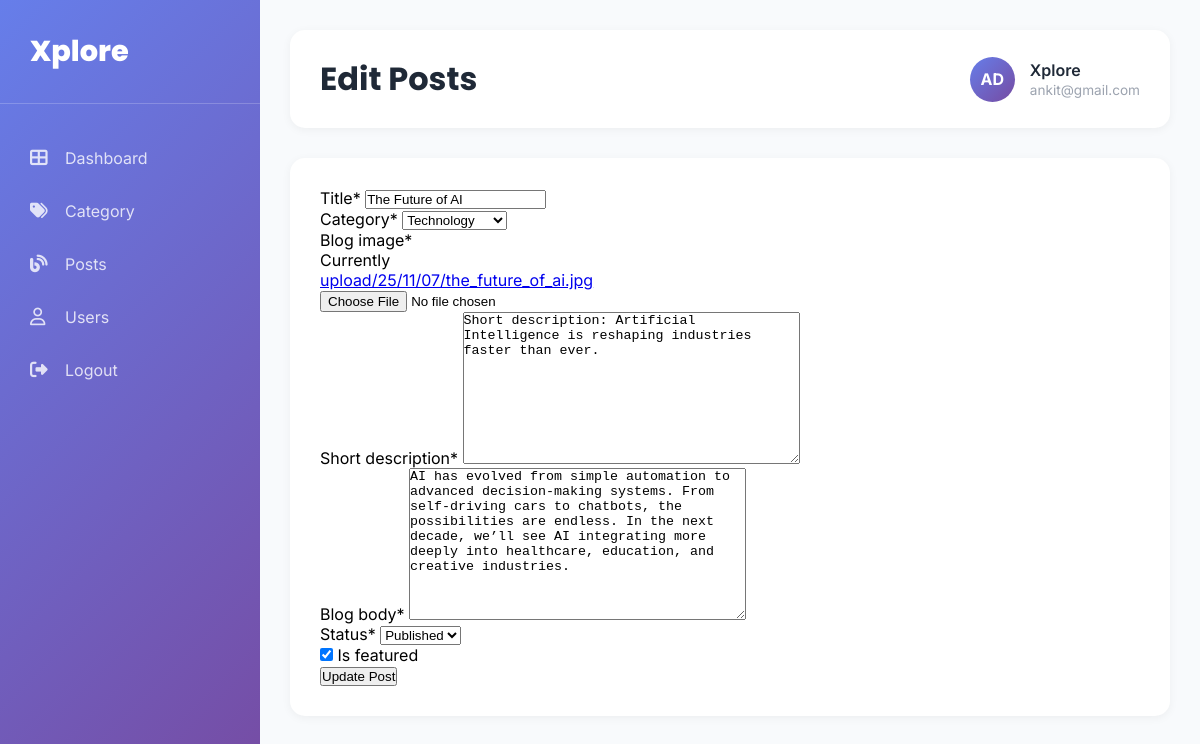
/dashboard/edit_post/15 (signed in), run on the app's committed database.
### blog/models.py (models this page shows, shortened)
class Blog(models.Model):
    title = models.CharField(max_length=100, unique=True)
    slug = models.SlugField(unique=True, blank=True)
    category = models.ForeignKey(Category, on_delete=models.CASCADE)
    author = models.ForeignKey(User, on_delete=models.CASCADE)
    blog_image = models.ImageField(upload_to="upload/%y/%m/%d")
    short_description = models.TextField(max_length=200)
    blog_body = models.TextField(max_length=300000)
    status = models.CharField(choices=STATUS_CHOICE, default="draft")
    is_featured = models.BooleanField(default=False)
    create_at = models.DateTimeField(auto_now_add=True)
    update_at = models.DateTimeField(auto_now_add=True)
    class Meta:
        verbose_name_plural = "Blogs"

### dashboard/views.py (the view)
# urls.py: path("edit_post/<int:pk>", views.edit_post, name="edit_post"),
@login_required(login_url="login")
def edit_post(request, pk):
    post = get_object_or_404(Blog, pk=pk)
    if request.method == "POST":
        form = BlogPostForm(request.POST, request.FILES, instance=post)
        if form.is_valid():
            form.save()
            return redirect("das_post")  # ya jahan redirect karna ho
    else:
        form = BlogPostForm(instance=post)
    return render(request, "dashboard/edit_post.html", {"form": form})

### dashboard/forms.py
class BlogPostForm(forms.ModelForm):
    class Meta:
        model = Blog
        fields = [
            "title",
            "category",
            "blog_image",
            "short_description",
            "blog_body",
            "status",
            "is_featured",
        ]

### blog/context_processors.py (called while the page is built)
def get_categories(request):
    categories = Category.objects.all()
    return dict(categories=categories)

### blog/models.py (called while the page is built)
    def __str__(self):
        return self.category_name

### website/context_processors.py (called while the page is built)
def common_data(request):
    return {
        "header_key": Header.objects.first(),
        "nav_key": NavLink.objects.all(),
        "brand": FooterBrand.objects.first(),
        "sections": FooterSection.objects.prefetch_related("links").all(),
    }

### dashboard/templates/dashboard/edit_post.html (shortened to what this page needs)
{% extends 'dashboard/das_base.html' %}
{% block page_title %}Edit Posts {% endblock %}
{% block content %}
{% load crispy_forms_tags %}
<div class="admin-content-box">
<form method="POST" enctype="multipart/form-data">
    {{ form|crispy }}
    <button type="submit" class="btn btn-success">Update Post</button>
  </form>
</div>
{% endblock %}

### dashboard/templates/dashboard/das_base.html (shortened to what this page needs)
<!DOCTYPE html>
<html lang="en">
<head>
    <link rel="stylesheet" href="https://cdnjs.cloudflare.com/ajax/libs/font-awesome/6.4.0/css/all.min.css">
</head>
<body>
    <div class="admin-dashboard-wrapper">
        {% include 'dashboard/includes/das_sidebar.html' %}
        <main class="admin-main-content">
            <div class="admin-page-header">
                <h1>{% block page_title %}Dashboard{% endblock %}</h1>
                <div class="admin-user-info">
                    <div class="admin-user-avatar">AD</div>
                    <div class="admin-user-details">
                        <h3>{{ request.user.username|default:"Admin User" }}</h3>
                        <p>{{ request.user.email|default:"admin@xplore.com" }}</p>
                    </div>
                </div>
            </div>
            {% block content %}{% endblock %}
        </main>
    </div>
</body>
</html>

### dashboard/templates/dashboard/das_base.html (style rules this page uses)
* { margin: 0; padding: 0; box-sizing: border-box; }
body { font-family: 'Inter', sans-serif; background: #f8fafc; }
.admin-dashboard-wrapper { display: flex; min-height: 100vh; }
.admin-main-content { flex: 1; margin-left: 260px; padding: 30px; }
.admin-page-header { background: white; padding: 25px 30px; border-radius: 15px; box-shadow: 0 2px 10px rgba(0,0,0,0.05); margin-bottom: 30px; display: flex; justify-content: space-between; align-items: center; }
.admin-page-header h1 { font-family: 'Poppins', sans-serif; font-size: 2rem; font-weight: 700; color: #1f2937; margin: 0; }
.admin-user-info { display: flex; align-items: center; gap: 15px; }
.admin-user-avatar { width: 45px; height: 45px; border-radius: 50%; background: linear-gradient(135deg, #667eea 0%, #764ba2 100%); display: flex; align-items: center; justify-content: center; color: white; font-weight: 700; }
.admin-user-details h3 { font-size: 1rem; font-weight: 600; color: #1f2937; margin: 0 0 2px 0; }
.admin-user-details p { font-size: 0.85rem; color: #9ca3af; margin: 0; }
.admin-content-box { background: white; padding: 30px; border-radius: 15px; box-shadow: 0 2px 10px rgba(0,0,0,0.05); }

### data on the page
Blog: title "The Future of AI", category "Technology", short_description "Short description: Artificial Intelligence is reshaping industries faster than ever.", blog_body "AI has evolved from simple automation to advanced decision-making systems. From self-driving cars to chatbots, the possibilities are endless. In the next decade, we’ll see AI integrating more deeply into healthcare, education, and creative industries.", status "Published", is_featured "☑"

### other printed values
{{ request.user.username|default:"Admin User" }} "Xplore"
{{ request.user.email|default:"admin@xplore.com" }} "ankit@gmail.com"
